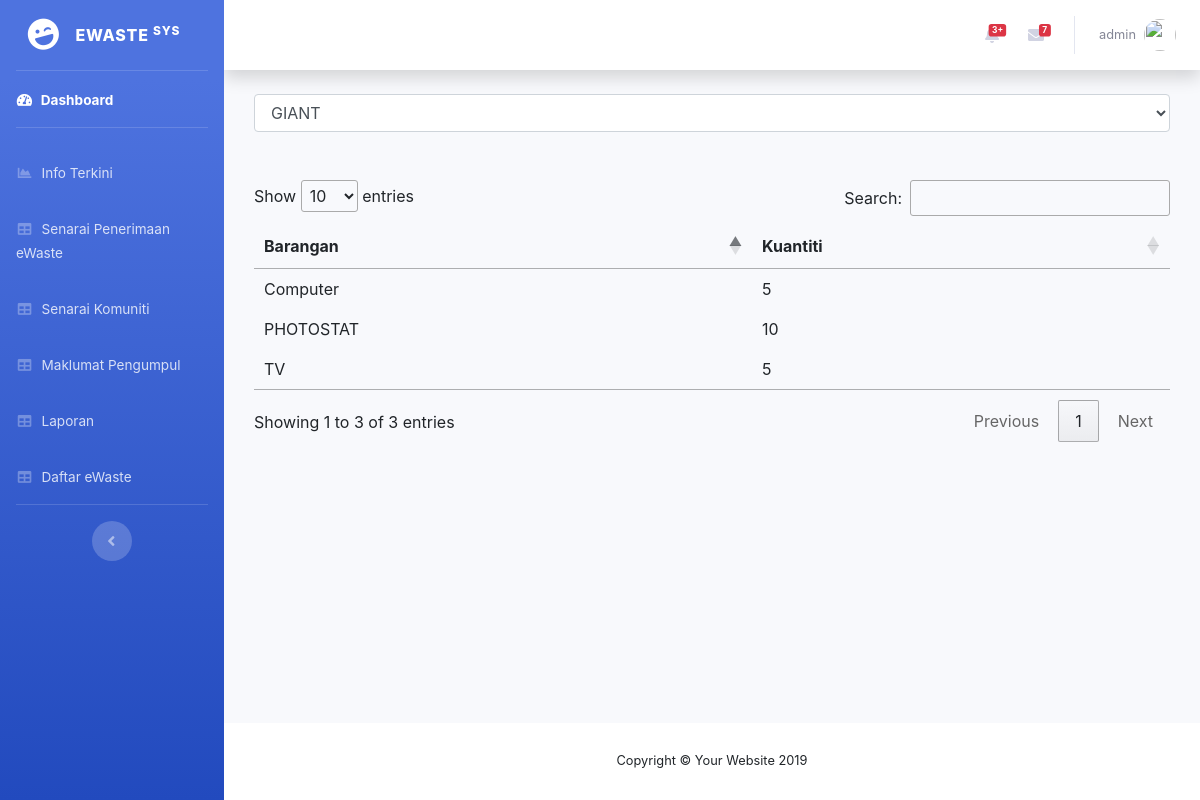
The app's page /admin/Report.php?collector=GIANT (signed in) with its own data.
### tables this page shows
CREATE TABLE `users` (
  `id` int(10) NOT NULL,
  `username` varchar(50) NOT NULL,
  `password` varchar(50) NOT NULL,
  `useremail` varchar(50) NOT NULL,
  `userrole` varchar(50) NOT NULL
);

CREATE TABLE `item` (
  `item_id` int(10) NOT NULL,
  `id_cus` varchar(1000) NOT NULL,
  `item_name` varchar(1000) NOT NULL,
  `quan` int(10) NOT NULL,
  `point` varchar(1000) NOT NULL,
  `status` int(100) NOT NULL,
  `year` int(11) NOT NULL,
  `month` int(11) NOT NULL,
  `day` int(11) NOT NULL,
  `collector` varchar(100) NOT NULL
);

### admin/Report.php (the view, shortened to what this page needs)
<?php
	include("database/db_conection.php");
  $username = $_SESSION['username'];
  $sqlk = "SELECT * FROM users WHERE username='$username' and userrole='admin'";
  $hasil = mysqli_query($dbcon,$sqlk);
  $berjaya = mysqli_fetch_array($hasil);
include('includes/header.php');
include('includes/navbar.php');
  ?>
    <div id="content-wrapper" class="d-flex flex-column">
      <div id="content">
<?PHP
include('includes/top-navbar.php');
?>
        <div class="container-fluid">
<div class="container">
	<form method="GET">
	 <select  name="collector"  class="form-control" onchange="this.form.submit()" required>
						  	<?PHP
							$collectors=$_GET['collector'];
		$hsn=mysqli_query($dbcon,"select distinct collector from item ");
		while($jhs=mysqli_fetch_array($hsn)){
		?>
						  <option value="<?PHP echo $jhs['collector'];?>" <?PHP if($collectors==$jhs['collector']){ echo "selected"; }?>><?PHP echo $jhs['collector'];?></option>
				<?PHP
		}
				?>
						</select>
				</form>	<br><br>
<table id="example">
	<thead>
		<tr>
		 <th>Barangan</th>
		 <th>Kuantiti</th>
		</tr>
	</thead>
	 <tbody>
<?PHP
$hqn=mysqli_query($dbcon,"select * from item where collector='$collectors'");
while($bvv=mysqli_fetch_array($hqn)){
?>
<tr>
     <td><?PHP echo $bvv['item_name'];?></td>
     <td><?PHP echo $bvv['quan'];?></td>
</tr>
	<?PHP
}
	?>
	 </tbody>
</table>
		  </div>
        </div>
      </div>
  <?php
include ('includes/footer.php');
  ?>

### admin/includes/top-navbar.php (shortened to what this page needs)
<nav class="navbar navbar-expand navbar-light bg-white topbar mb-4 static-top shadow">
        <ul class="navbar-nav ml-auto">
          <li class="nav-item dropdown no-arrow mx-1">
            <a class="nav-link dropdown-toggle" href="#" id="alertsDropdown" role="button" data-toggle="dropdown" aria-haspopup="true" aria-expanded="false">
              <span class="badge badge-danger badge-counter">3+</span>
            </a>
          </li>
          <li class="nav-item dropdown no-arrow mx-1">
            <a class="nav-link dropdown-toggle" href="#" id="messagesDropdown" role="button" data-toggle="dropdown" aria-haspopup="true" aria-expanded="false">
              <i class="fas fa-envelope fa-fw"></i>
              <span class="badge badge-danger badge-counter">7</span>
            </a>
          </li>
          <li class="nav-item dropdown no-arrow">
            <a class="nav-link dropdown-toggle" href="#" id="userDropdown" role="button" data-toggle="dropdown" aria-haspopup="true" aria-expanded="false">
              <span class="mr-2 d-none d-lg-inline text-gray-600 small"><?PHP echo $berjaya['username'];?></span>
              <img class="img-profile rounded-circle" src="https://source.unsplash.com/QAB-WJcbgJk/60x60">
            </a>
          </li>
        </ul>
      </nav>

### admin/Report.php (style rules this page uses)
select { width: 10px; margin: 5px; }

### records on screen
users: username "admin"
item: item_name "Computer", quan "5"
item: item_name "TV", quan "5"
item: item_name "PHOTOSTAT", quan "10"

### other values on screen
form field collector "GIANT"
